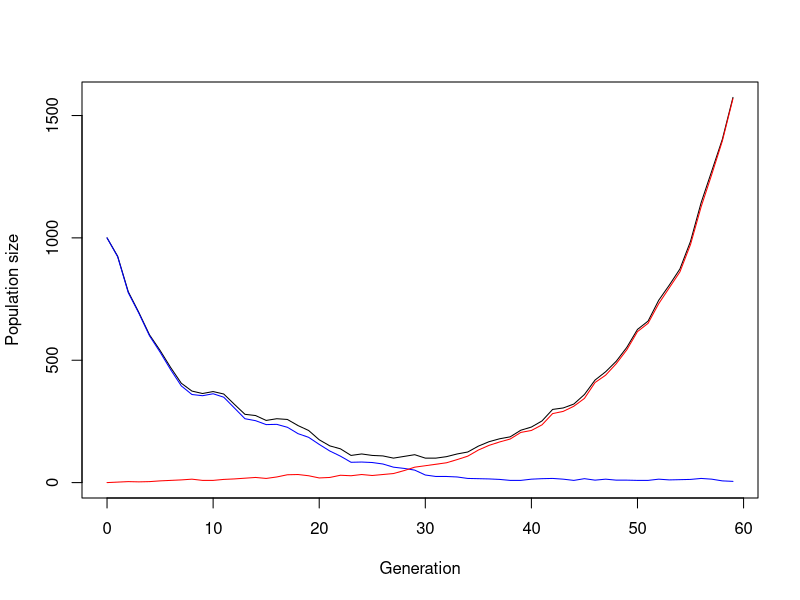

The R script that drew this image:
## ---- chunk 1
simulate_one_gen <- function(N_a, N_A, decay_rate, sel_coeff, mut_rate) {
  # draw offspring according to Poisson distribution
  offsp_a <- rpois(1, N_a * (1-decay_rate))
  offsp_A <- rpois(1, N_A * (1-decay_rate+sel_coeff))
  # draw new mutants according to Poisson distribution
  mut_a_to_A <- rpois(1, offsp_a * mut_rate)
  
  # determine new population sizes of wild type and mutant
  N_a_new <- max(offsp_a - mut_a_to_A, 0)
  N_A_new <-  offsp_A + mut_a_to_A
  
  return(c(N_a_new, N_A_new))
}
# Test the function
print(simulate_one_gen(100,0,0.1,0.2,0.01))
## ---- chunk 2
simulate_pop <- function(N_init_a, N_init_A, decay_rate, sel_coeff, mut_rate, t_max) {
  # Create the vector in which to save the results
  pop_vector <- c(N_init_a, N_init_A)
  # initiate the variables
  pop_new <- c(N_init_a, N_init_A)
  
  # run the simulation until generation t_max
  for (i in 1:t_max) {
    # redefine the current population one generation later
    pop_new <- simulate_one_gen(pop_new[1],pop_new[2], decay_rate, sel_coeff, mut_rate)
    # add the new population sizes to the output vector
    pop_vector <- rbind(pop_vector,pop_new)
    # condition to stop the simulation before t_max: either the population exceeds 1.5 times the original population size, or it goes extinct
    if (pop_new[1]+pop_new[2]>=1.5*(N_init_a+ N_init_A) | pop_new[1]+pop_new[2]==0) break
  }
  
  # define the row and column names of the output vector
  rownames(pop_vector) <- (0:t_max)[1:length(pop_vector[,1])] # note that the vector has to be cut if the simulation stopped early
  colnames(pop_vector) <- c("a","A")
  # return the result
  return(pop_vector)	
}


# Test the function and plot the result
# set t_max to a value to be used througout
max_gen <- 1000
# create your simulation data
output <- simulate_pop(1000,0,0.1,0.2,0.001,max_gen)
# show the last few lines of the data table
print(tail(output))
# plot the output - note that the plot range and the x axis have to be adjusted based on the length of the table
# determine x axis range 
x_range <- 0:(length(output[,1])-1)
# this plots the total population size
plot(x_range,output[,1]+output[,2],type='l',ylim=c(0,max(output[,1]+output[,2])),xlab = "Generation",ylab = "Population size")
# add number of wild type individuals
lines(x_range,output[,1], col="blue")
# add number of mutant individuals
lines(x_range,output[,2], col="red")
## ---- chunk 3
# set some parameters to fixed values
init_a <- 100
init_A <- 0
m_rate <- 0.001
max_gen <- 1000
# determine how often to run the simulation for each set of parameters
no_replicates <- 100

# set parameters to vary
s_values <- c(0.2,0.3,0.4)
r_values <- c(0.05,0.1,0.15)

# initialize data table - where to collect the results
data_table <- c()
# run the simulation across all chosen parameters
# loop over decay rates
for(rval in r_values){
  # loop over selection coefficients
  for(sval in s_values){
    # different way of running many simulations: make replicates using "repeat" function with a counter i
    # reset counter
    i<-1
    repeat {
      # increase counter by one
      i<-i+1
      # run the simulation once
      one_run <- simulate_pop(init_a,init_A,rval,sval,m_rate,max_gen)
      # determine total population sizes
      total_size <- one_run[,1]+one_run[,2]
      # determine minimum population size
      min_size <- min(total_size)
      # determine (first) generation at which this population size occurred
      min_gen <- as.numeric(which(total_size==min_size)[1])
      # enter the data into the table
      data_table <- rbind(data_table,c(rval,sval,min_gen,min_size)) # note that we add the varying parameters (decay rate and selection coefficient) to the table too
      # stop the repeated computation after no_replicates times
      if(i>no_replicates) break
    }
  }
}
# define column names of data table
colnames(data_table) <- c("r","s","min_gen","no_min")
# show the first lines of the output
print(head(data_table))
